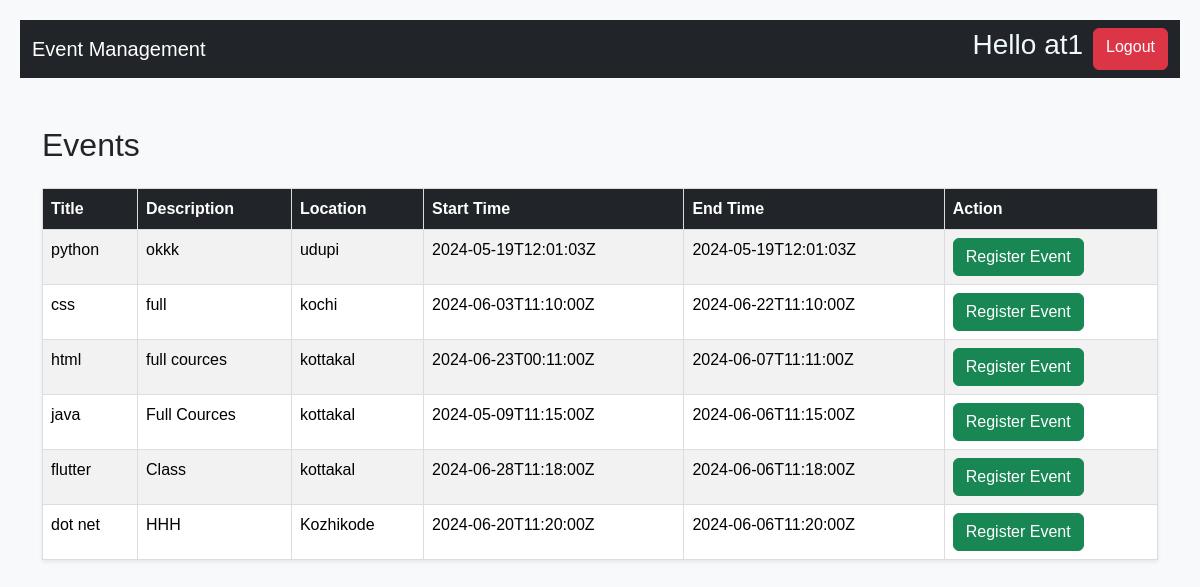
The page /home/ (signed in) on the database its author committed.
### event/models.py (models this page shows)
class User(AbstractUser):
    ROLE_CHOICES = (
        ('admin', 'Admin'),
        ('organizer', 'Organizer'),
        ('attendee', 'Attendee'),
    )
    role = models.CharField(max_length=10, choices=ROLE_CHOICES)
    phone_number = models.CharField(max_length=15, blank=True, null=True)
    address = models.TextField(blank=True, null=True)
    REQUIRED_FIELDS = ['email', 'role']

class Event(models.Model):
    title = models.CharField(max_length=200)
    description = models.TextField()
    location = models.CharField(max_length=200)
    start_time = models.DateTimeField()
    end_time = models.DateTimeField()
    organizer = models.ForeignKey(User, on_delete=models.CASCADE, related_name='organized_events')

### event/views.py (the view)
# urls.py: path('home/', views.Home.as_view(), name="home"),
class Home(APIView):
    def get(self, request):
        events = Event.objects.all()
        serializer = EventSerializer(events, many=True)
        context = {'data': serializer.data}
        return render(request, 'home.html', context)

### templates/home.html (shortened to what this page needs)
<!DOCTYPE html>
<html>
<head>
    <link rel="stylesheet" href="https://cdn.jsdelivr.net/npm/bootstrap@5.3.3/dist/css/bootstrap.min.css">
</head>
<body class="bg-light">
    <nav class="navbar navbar-dark bg-dark">
        <div class="container-fluid">
            <a class="navbar-brand" href="#">Event Management</a>
            <div class="d-flex">
            <h3 style="color: aliceblue;">Hello {{request.user}} </h3> <a href="/logout" class="btn btn-danger" style="margin-left: 10px;">Logout</a>
            </div>
        </div>
    </nav>
    <div class="container mt-5">
        <h2 class="mb-4">Events</h2>
        <table class="table table-striped table-hover shadow-sm bg-white">
            <thead class="table-dark">
                <tr>
                    <th>Title</th>
                    <th>Description</th>
                    <th>Location</th>
                    <th>Start Time</th>
                    <th>End Time</th>
                    <th>Action</th>
                </tr>
            </thead>
            <tbody>
                {% for i in data %}
                <tr>
                    <td>{{ i.title }}</td>
                    <td>{{ i.description }}</td>
                    <td>{{ i.location }}</td>
                    <td>{{ i.start_time }}</td>
                    <td>{{ i.end_time }}</td>
                    <td><a href="/registration/{{ i.id }}" class="btn btn-success">Register Event</a></td>
                </tr>
                {% endfor %}
            </tbody>
        </table>
    </div>
</body>
</html>

### templates/home.html (style rules this page uses)
body { font-family: Arial, sans-serif; background-color: #f0f0f0; margin: 0; padding: 20px; }
table { width: 100%; margin: 0 auto; border-collapse: collapse; background-color: #fff; box-shadow: 0 0 10px rgba(0, 0, 0, 0.1); }
th, td { padding: 12px; border: 1px solid #ddd; text-align: left; }
th { background-color: #f4f4f4; }
tr:nth-child(even) { background-color: #f9f9f9; }
a { color: #007bff; text-decoration: none; }

### rows shown on the page
User: user "at1"
Event: title "python", description "okkk", location "udupi"
Event: title "css", description "full", location "kochi"
Event: title "html", description "full cources", location "kottakal"
Event: title "java", description "Full Cources", location "kottakal"
Event: title "flutter", description "Class", location "kottakal"
Event: title "dot net", description "HHH", location "Kozhikode"

### other values the page prints
{{ i.start_time }} "2024-05-19T12:01:03Z" "2024-06-03T11:10:00Z" "2024-06-23T00:11:00Z" "2024-05-09T11:15:00Z" "2024-06-28T11:18:00Z" "2024-06-20T11:20:00Z"
{{ i.end_time }} "2024-05-19T12:01:03Z" "2024-06-22T11:10:00Z" "2024-06-07T11:11:00Z" "2024-06-06T11:15:00Z" "2024-06-06T11:18:00Z" "2024-06-06T11:20:00Z"
